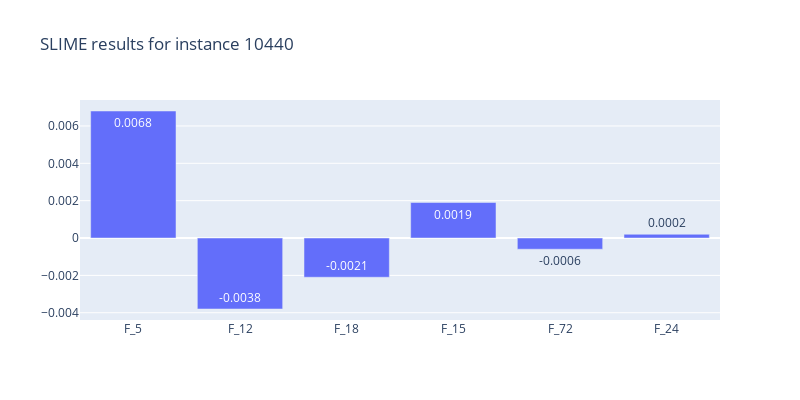
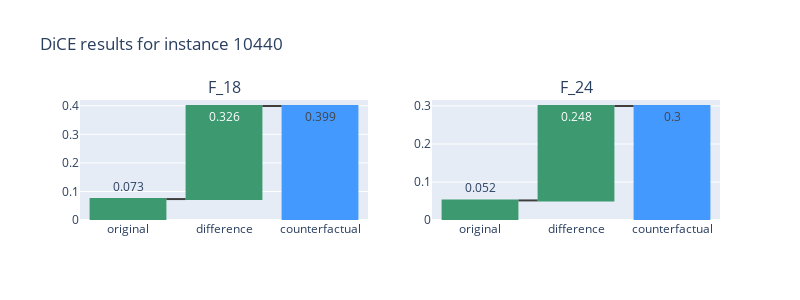

Notebook source saved alongside these figures, in order:
### Markdown cell above
Instance-level comparison: 
[3830, 1299, 6544, 12296, 12170]

### Code cell
instance_id = 10440
comp.compare_instance(instance_id)

### Figure 1 — Plotly figure (JSON) as saved in the notebook; plotly's stock layout.template omitted (floating-point values rounded to 4 significant figures)
{"data": [{"text": ["0.0068", "-0.0038", "-0.0021", "0.0019", "-0.0006", "0.0002"], "type": "bar", "x": ["F_5", "F_12", "F_18", "F_15", "F_72", "F_24"], "y": [0.0068, -0.0038, -0.0021, 0.0019, -0.0006, 0.0002]}], "layout": {"height": 400, "showlegend": false, "title": {"text": "SLIME results for instance 10440"}, "width": 800}}

### Figure 2 — Plotly figure (JSON) as saved in the notebook; plotly's stock layout.template omitted (floating-point values rounded to 4 significant figures)
{"data": [{"connector": {"line": {"color": "rgb(63, 63, 63)"}}, "measure": ["relative", "relative", "total"], "name": "F_5", "orientation": "v", "text": ["0.073", "0.326", "0.399"], "type": "waterfall", "x": ["original", "difference", "counterfactual"], "xaxis": "x", "y": [0.0733, 0.326, 0.3993], "yaxis": "y"}, {"connector": {"line": {"color": "rgb(63, 63, 63)"}}, "measure": ["relative", "relative", "total"], "name": "F_12", "orientation": "v", "text": ["0.052", "0.248", "0.3"], "type": "waterfall", "x": ["original", "difference", "counterfactual"], "xaxis": "x2", "y": [0.05154, 0.2485, 0.3], "yaxis": "y2"}], "layout": {"annotations": [{"font": {"size": 16}, "showarrow": false, "text": "F_18", "x": 0.225, "xanchor": "center", "xref": "paper", "y": 1, "yanchor": "bottom", "yref": "paper"}, {"font": {"size": 16}, "showarrow": false, "text": "F_24", "x": 0.775, "xanchor": "center", "xref": "paper", "y": 1, "yanchor": "bottom", "yref": "paper"}], "height": 300, "showlegend": false, "title": {"text": "DiCE results for instance 10440"}, "width": 800, "xaxis": {"anchor": "y", "domain": [0, 0.45]}, "xaxis2": {"anchor": "y2", "domain": [0.55, 1]}, "yaxis": {"anchor": "x", "domain": [0, 1]}, "yaxis2": {"anchor": "x2", "domain": [0, 1]}}}
